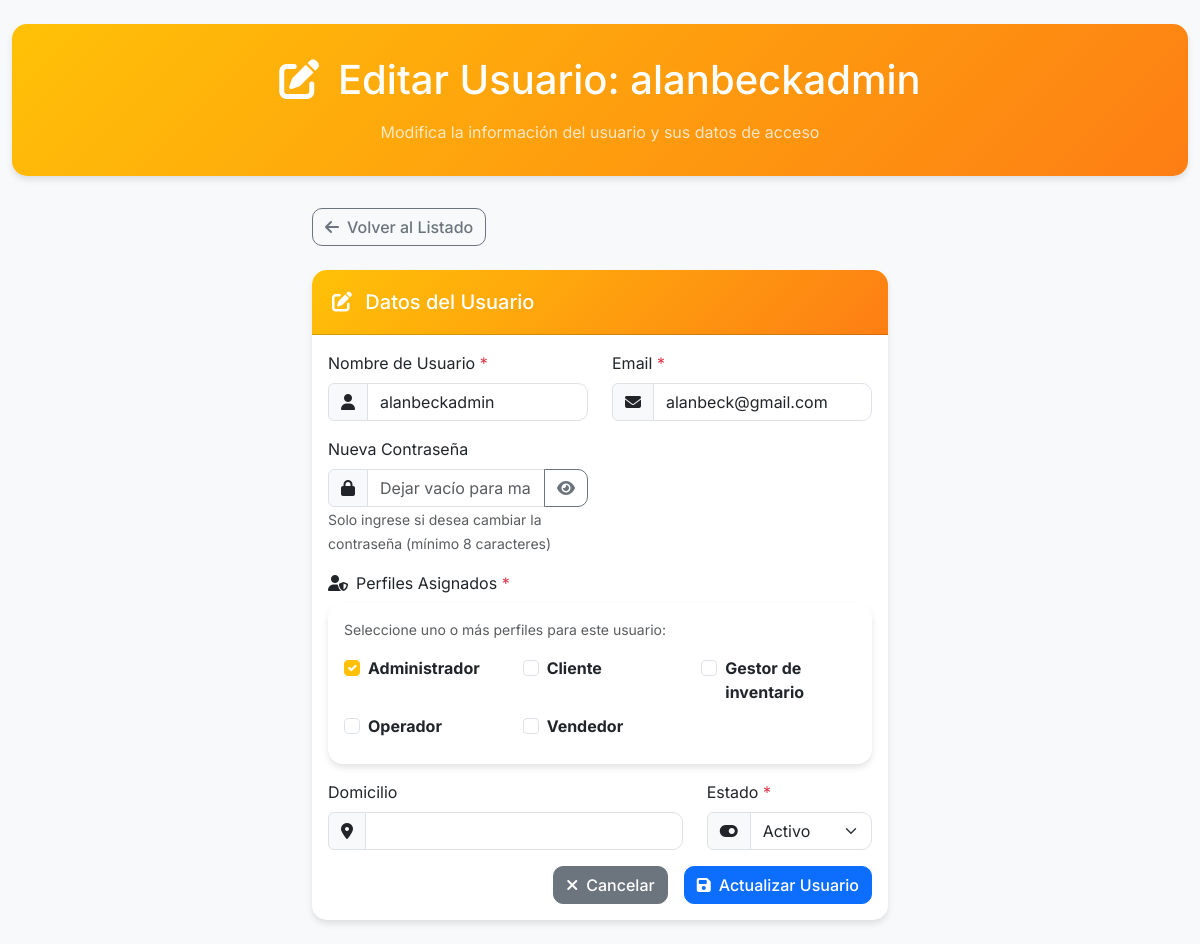
Page /controllers/UsuarioController.php?a=editar&id=11 (signed in) on the committed database.
### tables this page shows
CREATE TABLE `usuarios` (
  `id` int(11) NOT NULL,
  `persona_id` int(11) NOT NULL,
  `nombre_usuario` varchar(50) NOT NULL,
  `email` varchar(150) NOT NULL,
  `password` varchar(255) NOT NULL,
  `domicilio` varchar(200) DEFAULT NULL,
  `ultimo_acceso` datetime DEFAULT NULL,
  `intentos_fallidos` int(11) NOT NULL DEFAULT 0,
  `bloqueado_hasta` datetime DEFAULT NULL,
  `activo` tinyint(1) NOT NULL DEFAULT 1,
  `fecha_creacion` timestamp NOT NULL DEFAULT current_timestamp()
);

CREATE TABLE `perfiles` (
  `id` int(11) NOT NULL,
  `nombre` varchar(45) NOT NULL,
  `estado` tinyint(1) NOT NULL DEFAULT 1 COMMENT 'Estado del perfil: 1=Activo, 0=Inactivo'
);

### controllers/BaseController.php (called while the page is built, shortened)
<?php
class BaseController {
    protected function render($vista, $datos = []) {
        extract($datos);
        include $vista;
    }
}
?>

### config/database.php (called while the page is built)
<?php
class Database {
    private static $instance = null;
    private $connection;
    private $host = 'localhost';
    private $dbname = 'premoldeado';
    private $username = 'root';
    private $password = '';
    public static function getInstance() {
        if (self::$instance === null) {
            self::$instance = new self();
        }
        return self::$instance;
    }
    private function __construct() {
        try {
            $this->connection = new PDO(
                "mysql:host={$this->host};dbname={$this->dbname};charset=utf8mb4",
                $this->username,
                $this->password,
                [
                    PDO::ATTR_ERRMODE => PDO::ERRMODE_EXCEPTION,
                    PDO::ATTR_DEFAULT_FETCH_MODE => PDO::FETCH_ASSOC,
                    PDO::ATTR_EMULATE_PREPARES => false
                ]
            );
        } catch (PDOException $e) {
            die("Error de conexión: " . $e->getMessage());
        }
    }
    public function getConnection() {
        return $this->connection;
    }
}
?>

### models/Usuario.php (called while the page is built, shortened)
<?php
require_once __DIR__ . '/../config/database.php';
class Usuario {
    private $db;
    public function __construct() {
        $this->db = Database::getInstance()->getConnection();
    }
    public function obtenerPorId($id) {
        try {
            $sql = "SELECT
                        u.persona_id as id,
                        u.nombre_usuario,
                        u.email,
                        u.domicilio,
                        u.activo,
                        u.ultimo_acceso,
                        u.fecha_creacion,
                        -- Obtener todos los perfiles del usuario
                        COALESCE(
                            (SELECT GROUP_CONCAT(p.nombre ORDER BY p.nombre SEPARATOR ', ')
                             FROM perfiles p
                             INNER JOIN usuarios_perfiles up ON p.id = up.perfil_id
                             WHERE up.usuario_id = u.id AND up.activo = 1 AND p.estado = 1),
                            'Sin perfiles'
                        ) as perfil_nombre
                    FROM usuarios u
                    WHERE u.persona_id = ?";
            $stmt = $this->db->prepare($sql);
            $stmt->execute([$id]);
            return $stmt->fetch(PDO::FETCH_ASSOC);
        } catch (PDOException $e) {
            error_log("Error al obtener usuario por ID: " . $e->getMessage());
            return false;
        }
    }
    public function obtenerPerfiles() {
        try {
            $sql = "SELECT id, nombre FROM perfiles WHERE estado = 1 ORDER BY nombre";
            $stmt = $this->db->prepare($sql);
            $stmt->execute();
            return $stmt->fetchAll(PDO::FETCH_ASSOC);
        } catch (PDOException $e) {
            error_log("Error al obtener perfiles: " . $e->getMessage());
            return [];
        }
    }
}
?>

### views/pages/usuarios/editar_usuario.php (the view, shortened to what this page needs)
<!DOCTYPE html>
<html lang="es">
<head>
    <?php
    include_once __DIR__ . '/../../components/common-styles.php';
    ?>
</head>
<body>
    <div class="container-fluid py-4">
        <div class="page-header text-center">
            <h1 class="mb-3">
                <i class="fas fa-edit me-2"></i>
                Editar Usuario: <?= htmlspecialchars($usuario['nombre_usuario'] ?? 'Usuario') ?>
            </h1>
            <p class="mb-0 opacity-75">Modifica la información del usuario y sus datos de acceso</p>
        </div>
        <div class="row justify-content-center">
            <div class="col-md-8 col-lg-6">
                <div class="d-flex justify-content-between align-items-center mb-4">
                    <a href="/Sistema_Premoldeado/controllers/UsuarioController.php?a=list" class="btn btn-outline-secondary">
                        <i class="fas fa-arrow-left me-2"></i>Volver al Listado
                    </a>
                </div>
                <div class="card">
                    <div class="card-header">
                        <h5 class="card-title mb-0">
                            <i class="fas fa-edit me-2"></i>
                            Datos del Usuario
                        </h5>
                    </div>
                    <div class="card-body">
                        <form action="/Sistema_Premoldeado/controllers/UsuarioController.php?a=actualizar&id=<?= $usuario['id'] ?>" method="POST" id="formEditarUsuario">
                            <div class="row">
                                <div class="col-md-6 mb-3">
                                    <label for="nombre_usuario" class="form-label">
                                        Nombre de Usuario <span class="text-danger">*</span>
                                    </label>
                                    <div class="input-group">
                                        <span class="input-group-text">
                                            <i class="fas fa-user"></i>
                                        </span>
                                        <input type="text"
                                               class="form-control"
                                               id="nombre_usuario"
                                               name="nombre_usuario"
                                               value="<?= htmlspecialchars($usuario['nombre_usuario']) ?>"
                                               required
                                               minlength="3"
                                               maxlength="50">
                                    </div>
                                </div>
                                <div class="col-md-6 mb-3">
                                    <label for="email" class="form-label">
                                        Email <span class="text-danger">*</span>
                                    </label>
                                    <div class="input-group">
                                        <span class="input-group-text">
                                            <i class="fas fa-envelope"></i>
                                        </span>
                                        <input type="email"
                                               class="form-control"
                                               id="email"
                                               name="email"
                                               value="<?= htmlspecialchars($usuario['email']) ?>"
                                               required
                                               maxlength="150">
                                    </div>
                                </div>
                                <div class="col-md-6 mb-3">
                                    <label for="password" class="form-label">Nueva Contraseña</label>
                                    <div class="input-group">
                                        <span class="input-group-text">
                                            <i class="fas fa-lock"></i>
                                        </span>
                                        <input type="password"
                                               class="form-control"
                                               id="password"
                                               name="password"
                                               placeholder="Dejar vacío para mantener actual">
                                        <button class="btn btn-outline-secondary"
                                                type="button"
                                                onclick="togglePassword('password')">
                                            <i class="fas fa-eye" id="eye-password"></i>
                                        </button>
                                    </div>
                                    <small class="form-text text-muted">
                                        Solo ingrese si desea cambiar la contraseña (mínimo 8 caracteres)
                                    </small>
                                </div>
                                <div class="col-12 mb-3">
                                    <label class="form-label">
                                        <i class="fas fa-user-shield me-2"></i>Perfiles Asignados <span class="text-danger">*</span>
                                    </label>
                                    <div class="card border-light">
                                        <div class="card-body">
                                            <p class="text-muted small mb-3">Seleccione uno o más perfiles para este usuario:</p>
                                            <div class="row">
                                                <?php if (!empty($perfiles) && is_array($perfiles)): ?>
                                                    <?php foreach ($perfiles as $perfil): ?>
                                                        <?php
                                                        $isChecked = isset($perfiles_asignados) && in_array($perfil['id'], $perfiles_asignados);
                                                        ?>
                                                        <div class="col-md-6 col-lg-4 mb-2">
                                                            <div class="form-check">
                                                                <input class="form-check-input"
                                                                       type="checkbox"
                                                                       name="perfiles_ids[]"
                                                                       value="<?= htmlspecialchars($perfil['id']) ?>"
                                                                       id="perfil_<?= htmlspecialchars($perfil['id']) ?>"
                                                                       <?= $isChecked ? 'checked' : '' ?>>
                                                                <label class="form-check-label" for="perfil_<?= htmlspecialchars($perfil['id']) ?>">
                                                                    <strong><?= htmlspecialchars($perfil['nombre']) ?></strong>
                                                                </label>
                                                            </div>
                                                        </div>
                                                    <?php endforeach; ?>
                                                <?php endif; ?>
                                            </div>
                                        </div>
                                    </div>
                                </div>
                                <div class="col-md-8 mb-3">
                                    <label for="domicilio" class="form-label">Domicilio</label>
                                    <div class="input-group">
                                        <span class="input-group-text">
                                            <i class="fas fa-map-marker-alt"></i>
                                        </span>
                                        <input type="text"
                                               class="form-control"
                                               id="domicilio"
                                               name="domicilio"
                                               value="<?= htmlspecialchars($usuario['domicilio'] ?? '') ?>"
                                               maxlength="200">
                                    </div>
                                </div>
                                <div class="col-md-4 mb-3">
                                    <label for="activo" class="form-label">
                                        Estado <span class="text-danger">*</span>
                                    </label>
                                    <div class="input-group">
                                        <span class="input-group-text">
                                            <i class="fas fa-toggle-on"></i>
                                        </span>
                                        <select class="form-select" id="activo" name="activo" required>
                                            <option value="1" <?= $usuario['activo'] == 1 ? 'selected' : '' ?>>Activo</option>
                                        </select>
                                    </div>
                                </div>
                            </div>
                            <div class="row">
                                <div class="col-12">
                                    <div class="d-grid gap-2 d-md-flex justify-content-md-end">
                                        <a href="/Sistema_Premoldeado/controllers/UsuarioController.php?a=list"
                                           class="btn btn-secondary me-md-2">
                                            <i class="fas fa-times me-2"></i>Cancelar
                                        </a>
                                        <button type="submit" class="btn btn-primary">
                                            <i class="fas fa-save me-2"></i>Actualizar Usuario
                                        </button>
                                    </div>
                                </div>
                            </div>
                        </form>
                    </div>
                </div>
            </div>
        </div>
    </div>
</body>
</html>

### assets/css/datatables-custom.css (style rules this page uses)
body { background-color: #f8f9fa; font-family: 'Inter', -apple-system, BlinkMacSystemFont, sans-serif; }
.page-header { background: linear-gradient(135deg, #6f42c1 0%, #007bff 100%); color: white; border-radius: 15px; padding: 2rem; margin-bottom: 2rem; box-shadow: 0 4px 6px rgba(0,0,0,0.1); }
.page-header h1 { margin-bottom: 1rem; }
.page-header p { margin-bottom: 0; opacity: 0.75; }
.card { border: none; border-radius: 15px; box-shadow: 0 4px 6px rgba(0,0,0,0.1); }
.card-header { background: linear-gradient(135deg, #007bff, #0056b3); color: white; border-radius: 15px 15px 0 0 !important; padding: 1.25rem; }
.card-header h5 { margin-bottom: 0; }
.btn { border-radius: 10px; font-weight: 500; }
.card { animation: fadeIn 0.3s ease-out; }

### views/components/common-styles.php (style rules this page uses)
:root { --primary-color: #007bff; --secondary-color: #6f42c1; --success-color: #198754; --danger-color: #dc3545; --warning-color: #ffc107; --info-color: #0dcaf0; --light-color: #f8f9fa; --dark-color: #212529; --border-radius: 10px; --box-shadow: 0 4px 6px rgba(0,0,0,0.1); --transition: all 0.2s ease; }
body { visibility: visible !important; }

### views/pages/usuarios/editar_usuario.php (style rules this page uses)
body { background-color: #f8f9fa; font-family: 'Inter', -apple-system, BlinkMacSystemFont, sans-serif; }
.page-header { background: linear-gradient(135deg, #ffc107 0%, #fd7e14 100%); color: white; border-radius: 15px; padding: 2rem; margin-bottom: 2rem; box-shadow: 0 4px 6px rgba(0,0,0,0.1); }
.card { border: none; border-radius: 15px; box-shadow: 0 4px 6px rgba(0,0,0,0.1); }
.card-header { background: linear-gradient(135deg, #ffc107, #fd7e14); color: white; border-radius: 15px 15px 0 0 !important; padding: 1.25rem; }
.btn { border-radius: 10px; font-weight: 500; }
.form-control, .form-select { border-radius: 10px; border: 1px solid #dee2e6; }
.form-check-input:checked { background-color: #ffc107; border-color: #ffc107; }

### rows in the picture
usuarios: nombre_usuario "alanbeckadmin", email "alanbeck@gmail.com", activo "Activo"
perfiles: id "☑", nombre "Administrador"
perfiles: nombre "Cliente"
perfiles: nombre "Gestor de inventario"
perfiles: nombre "Operador"
perfiles: nombre "Vendedor"
